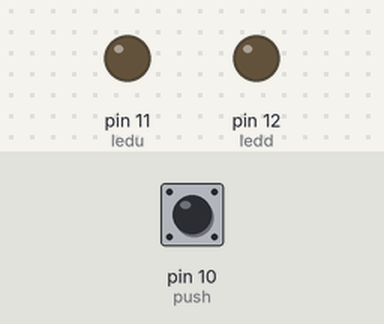
The sketch below on a simulated Arduino Uno, built with avr-gcc and run on an emulated ATmega328P. On the bench: output pins drawn as LEDs (lit = HIGH). Inputs (shaded band) come from the test bench; at power-on: pin 10 (push) LOW.

Above: at 1.2 s.
1.3 s: pin 10 (push) pulled HIGH for 0.15 s
At 2.4 s:
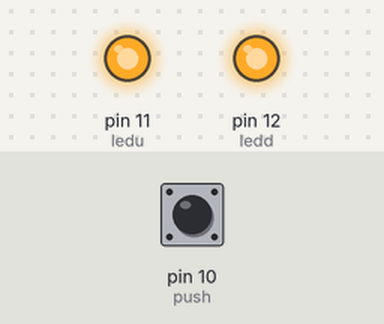
Timing chart, 0 to 4.3 s (numbered marks = the images above; inputs shaded):
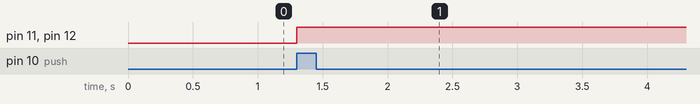

Measured:
- after the input at 1.3 s, pin 11 (ledu), pin 12 (ledd): LOW → HIGH at once

The sketch:

programa14.ino
```cpp
int ledu=11;
int ledd=12;
int push=10;
int prueba=0;
void setup() {
  // put your setup code here, to run once:
 pinMode(ledu,OUTPUT);
 pinMode(ledd,OUTPUT);
 pinMode(push,INPUT);
}

void loop() {
  // put your main code here, to run repeatedly:
prueba=digitalRead(push);
 if(prueba==HIGH)
 {digitalWrite(ledu,HIGH);
  digitalWrite(ledd,HIGH);
 }
}
```
